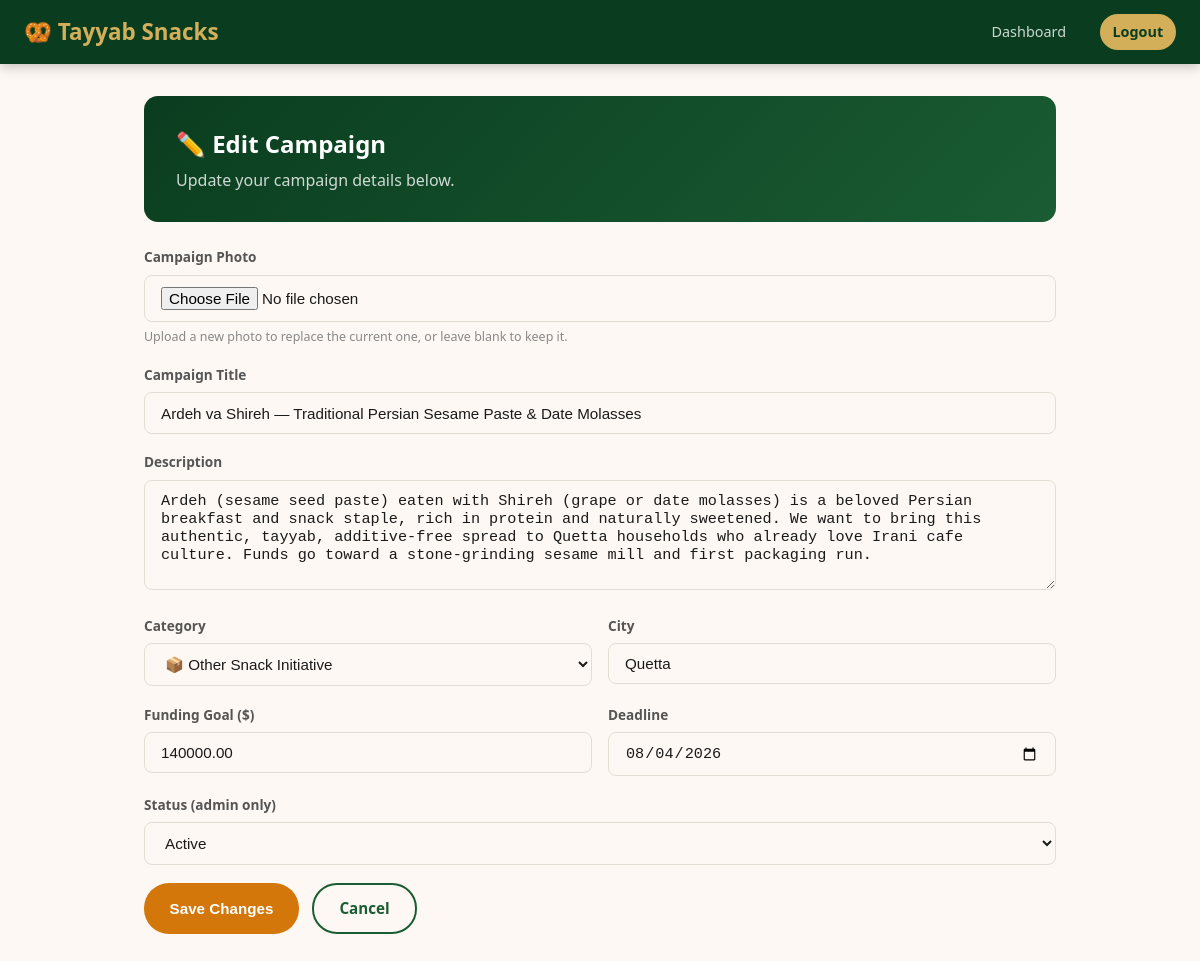
Screenshot of /edit-campaign.php?id=1 (signed in) with the database file from the repository.
### tables this page shows
CREATE TABLE IF NOT EXISTS campaigns (
    id            INT UNSIGNED AUTO_INCREMENT PRIMARY KEY,
    user_id       INT UNSIGNED NOT NULL,
    category_id   INT UNSIGNED,
    title         VARCHAR(200) NOT NULL,
    description   TEXT NOT NULL,
    goal_amount   DECIMAL(12,2) NOT NULL,
    raised_amount DECIMAL(12,2) DEFAULT 0.00,
    city          VARCHAR(100),
    image_url     VARCHAR(500),
    deadline      DATE,
    status        ENUM('pending','active','funded','closed','rejected') DEFAULT 'pending',
    created_at    TIMESTAMP DEFAULT CURRENT_TIMESTAMP,
    updated_by    INT UNSIGNED NULL,
    updated_at    TIMESTAMP NULL,
    FOREIGN KEY (user_id)     REFERENCES users(id) ON DELETE CASCADE,
    FOREIGN KEY (category_id) REFERENCES categories(id) ON DELETE SET NULL,
    FOREIGN KEY (updated_by)  REFERENCES users(id) ON DELETE SET NULL,
    INDEX idx_status (status),
    INDEX idx_user (user_id)
);

CREATE TABLE IF NOT EXISTS categories (
    id   INT UNSIGNED AUTO_INCREMENT PRIMARY KEY,
    name VARCHAR(100) NOT NULL,
    icon VARCHAR(10)
);

### db.php (called while the page is built, shortened)
<?php
function e(string $s): string {
    return htmlspecialchars($s, ENT_QUOTES, 'UTF-8');
}
function auth(): ?array {
    return $_SESSION['user'] ?? null;
}

### edit-campaign.php (the view, shortened to what this page needs)
<?php
require_once __DIR__ . '/db.php';
$user = auth();
$id = (int) ($_GET['id'] ?? 0);
$stmt = $pdo->prepare('SELECT * FROM campaigns WHERE id = ?');
$stmt->execute([$id]);
$campaign = $stmt->fetch();
$isOwner = $campaign['user_id'] == $user['id'];
$isAdmin = !empty($user['is_admin']);
$categories = $pdo->query('SELECT * FROM categories ORDER BY name')->fetchAll();
?>
<!DOCTYPE html>
<html lang="en">
<head>
<link rel="stylesheet" href="style.css">
</head>
<body>
<nav class="navbar">
    <div class="nav-brand">🥨 <?= e(SITE_NAME) ?></div>
    <div class="nav-links"><a href="dashboard.php">Dashboard</a><a href="logout.php" class="nav-btn">Logout</a></div>
</nav>
<div class="dashboard-wrap">
    <div class="dashboard-header">
        <h2>✏️ Edit Campaign</h2>
        <p><?= $isAdmin && !$isOwner ? 'You are editing this campaign as an admin.' : 'Update your campaign details below.' ?></p>
    </div>
    <div class="card"><div class="card-body">
        <form method="post" enctype="multipart/form-data">
            <div class="form-group">
                <label class="form-label">Campaign Photo</label>
                <input type="file" name="image" class="form-control" accept="image/jpeg,image/png,image/webp">
                <div class="form-hint">Upload a new photo to replace the current one, or leave blank to keep it.</div>
            </div>
            <div class="form-group">
                <label class="form-label">Campaign Title</label>
                <input type="text" name="title" class="form-control" value="<?= e($_POST['title'] ?? $campaign['title']) ?>" required>
            </div>
            <div class="form-group">
                <label class="form-label">Description</label>
                <textarea name="description" class="form-control" required><?= e($_POST['description'] ?? $campaign['description']) ?></textarea>
            </div>
            <div class="form-row">
                <div class="form-group">
                    <label class="form-label">Category</label>
                    <select name="category_id" class="form-control">
                        <?php foreach ($categories as $c): ?>
                            <option value="<?= (int) $c['id'] ?>" <?= $campaign['category_id'] == $c['id'] ? 'selected' : '' ?>><?= e($c['icon']) ?> <?= e($c['name']) ?></option>
                        <?php endforeach; ?>
                    </select>
                </div>
                <div class="form-group">
                    <label class="form-label">City</label>
                    <input type="text" name="city" class="form-control" value="<?= e($_POST['city'] ?? $campaign['city']) ?>">
                </div>
            </div>
            <div class="form-row">
                <div class="form-group">
                    <label class="form-label">Funding Goal ($)</label>
                    <input type="number" name="goal_amount" class="form-control" min="1000" step="100" value="<?= e($_POST['goal_amount'] ?? $campaign['goal_amount']) ?>" required>
                </div>
                <div class="form-group">
                    <label class="form-label">Deadline</label>
                    <input type="date" name="deadline" class="form-control" value="<?= e($campaign['deadline'] ?? '') ?>">
                </div>
            </div>
            <?php if ($isAdmin): ?>
            <div class="form-group">
                <label class="form-label">Status (admin only)</label>
                <select name="status" class="form-control">
                    <?php foreach (['pending','active','funded','closed','rejected'] as $s): ?>
                        <option value="<?= $s ?>" <?= $campaign['status'] === $s ? 'selected' : '' ?>><?= ucfirst($s) ?></option>
                    <?php endforeach; ?>
                </select>
            </div>
            <?php endif; ?>
            <div style="display:flex;gap:.8rem">
                <button type="submit" class="btn btn-amber">Save Changes</button>
                <a href="campaign.php?id=<?= $id ?>" class="btn btn-outline">Cancel</a>
            </div>
        </form>
    </div></div>
</div>
</body>
</html>

### style.css (style rules this page uses)
:root { --green-deep: #0a3d1f; --green-mid: #1a5c33; --green-light: #2d7a4a; --amber: #d4770a; --amber-light: #f59e0b; --gold: #d4af5a; --gold-dark: #b8973b; --cream: #fdf8f3; --white: #ffffff; --text: #1a1a1a; --text-mid: #555; --text-light: #888; --border: #e5ddd4; --shadow: 0 2px 16px rgba(0,0,0,.10); --shadow-lg: 0 8px 32px rgba(0,0,0,.15); --radius: 14px; --radius-sm: 8px; --transition: .2s ease; }
*, *::before, *::after { box-sizing: border-box; margin: 0; padding: 0; }
body { font-family: 'Segoe UI', system-ui, sans-serif; background: var(--cream); color: var(--text); line-height: 1.6; }
a { color: var(--green-mid); text-decoration: none; }
.navbar { background: var(--green-deep); padding: 0 1.5rem; display: flex; align-items: center; justify-content: space-between; height: 64px; position: sticky; top: 0; z-index: 100; box-shadow: 0 2px 12px rgba(0,0,0,.25); }
.nav-brand { font-size: 1.4rem; font-weight: 800; color: var(--gold); }
.nav-links { display: flex; align-items: center; gap: 1.3rem; }
.nav-links a { color: rgba(255,255,255,.8); font-size: .9rem; font-weight: 500; padding: .4rem .8rem; border-radius: 6px; transition: var(--transition); }
.nav-btn { background: var(--gold) !important; color: var(--green-deep) !important; font-weight: 700 !important; border-radius: 20px !important; }
.btn { display: inline-flex; align-items: center; gap: .4rem; padding: .7rem 1.6rem; border-radius: 25px; font-size: .95rem; font-weight: 600; cursor: pointer; border: none; transition: var(--transition); text-decoration: none; }
.btn-amber { background: var(--amber); color: var(--white); }
.btn-outline { background: transparent; color: var(--green-mid); border: 2px solid var(--green-mid); }
.form-group { margin-bottom: 1.1rem; }
.form-label { display: block; font-size: .85rem; font-weight: 600; color: var(--text-mid); margin-bottom: .4rem; }
.form-control { width: 100%; padding: .7rem 1rem; border: 1.5px solid var(--border); border-radius: var(--radius-sm); font-size: .95rem; color: var(--text); background: var(--cream); outline: none; transition: var(--transition); }
textarea.form-control { min-height: 110px; resize: vertical; }
.form-row { display: grid; grid-template-columns: 1fr 1fr; gap: 1rem; }
.form-hint { font-size: .78rem; color: var(--text-light); margin-top: .3rem; }
.dashboard-wrap { max-width: 960px; margin: 2rem auto; padding: 0 1.5rem; }
.dashboard-header { background: linear-gradient(135deg, var(--green-deep), #1a5c33); color: var(--white); border-radius: var(--radius); padding: 1.8rem 2rem; margin-bottom: 1.5rem; }
.dashboard-header h2 { font-size: 1.5rem; font-weight: 700; }
.dashboard-header p { opacity: .8; margin-top: .3rem; }

### rows the page displays
campaigns: title "Ardeh va Shireh — Traditional Persian Sesame Paste & Date Molasses", description "Ardeh (sesame seed paste) eaten with Shireh (grape or date molasses) is a beloved Persian breakfast and snack staple, rich in protein and naturally sweetened. We want to bring this authentic, tayyab, additive-free spread to Quetta households who already love Irani cafe culture. Funds go toward a stone-grinding sesame mill and first packaging run.", category_id "📦 Other Snack Initiative", city "Quetta", goal_amount "140000.00", deadline "08/04/2026", status "Active"

### other values shown
SITE_NAME "Tayyab Snacks"
